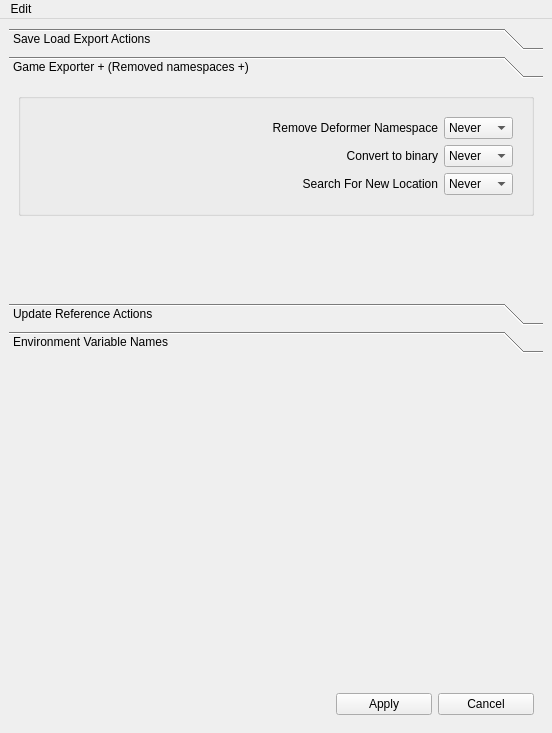
<?xml version="1.0" encoding="UTF-8"?>
<ui version="4.0">
 <class>cg3dmaya_preferences</class>
 <widget class="QMainWindow" name="cg3dmaya_preferences">
  <property name="geometry">
   <rect>
    <x>0</x>
    <y>0</y>
    <width>552</width>
    <height>733</height>
   </rect>
  </property>
  <property name="windowTitle">
   <string>3Dcg Maya Preferences</string>
  </property>
  <widget class="QWidget" name="centralwidget">
   <layout class="QVBoxLayout" name="verticalLayout">
    <item>
     <widget class="QToolBox" name="toolBox">
      <property name="currentIndex">
       <number>1</number>
      </property>
      <widget class="QWidget" name="save_loadexport_page">
       <property name="geometry">
        <rect>
         <x>0</x>
         <y>0</y>
         <width>534</width>
         <height>200</height>
        </rect>
       </property>
       <attribute name="label">
        <string>Save Load Export Actions</string>
       </attribute>
       <layout class="QVBoxLayout" name="verticalLayout_5">
        <item>
         <widget class="QGroupBox" name="groupBox">
          <layout class="QHBoxLayout" name="horizontalLayout_3">
           <item>
            <spacer name="horizontalSpacer_3">
             <property name="orientation">
              <enum>Qt::Horizontal</enum>
             </property>
             <property name="sizeHint" stdset="0">
              <size>
               <width>40</width>
               <height>20</height>
              </size>
             </property>
            </spacer>
           </item>
           <item>
            <widget class="QWidget" name="widget_3" native="true">
             <layout class="QGridLayout" name="gridLayout_3">
              <item row="0" column="0">
               <widget class="QLabel" name="switch_project_label">
                <property name="text">
                 <string>Switch Projects   </string>
                </property>
                <property name="alignment">
                 <set>Qt::AlignRight|Qt::AlignTrailing|Qt::AlignVCenter</set>
                </property>
               </widget>
              </item>
              <item row="0" column="1">
               <widget class="QComboBox" name="switch_pref">
                <item>
                 <property name="text">
                  <string>Never</string>
                 </property>
                </item>
                <item>
                 <property name="text">
                  <string>Always</string>
                 </property>
                </item>
                <item>
                 <property name="text">
                  <string>Ask</string>
                 </property>
                </item>
               </widget>
              </item>
              <item row="1" column="0">
               <widget class="QLabel" name="label_2">
                <property name="text">
                 <string>Remove FBX Namespaces   </string>
                </property>
                <property name="alignment">
                 <set>Qt::AlignRight|Qt::AlignTrailing|Qt::AlignVCenter</set>
                </property>
               </widget>
              </item>
              <item row="1" column="1">
               <widget class="QComboBox" name="fbx_namespace_pref">
                <item>
                 <property name="text">
                  <string>Never</string>
                 </property>
                </item>
                <item>
                 <property name="text">
                  <string>Always</string>
                 </property>
                </item>
                <item>
                 <property name="text">
                  <string>Ask</string>
                 </property>
                </item>
               </widget>
              </item>
             </layout>
            </widget>
           </item>
          </layout>
         </widget>
        </item>
        <item>
         <spacer name="verticalSpacer_2">
          <property name="orientation">
           <enum>Qt::Vertical</enum>
          </property>
          <property name="sizeHint" stdset="0">
           <size>
            <width>20</width>
            <height>40</height>
           </size>
          </property>
         </spacer>
        </item>
       </layout>
      </widget>
      <widget class="QWidget" name="game_exporter_page">
       <attribute name="label">
        <string>Game Exporter + (Removed namespaces +)</string>
       </attribute>
       <layout class="QVBoxLayout" name="verticalLayout_6">
        <item>
         <widget class="QGroupBox" name="groupBox_3">
          <layout class="QHBoxLayout" name="horizontalLayout_2">
           <item>
            <widget class="QWidget" name="widget_2" native="true">
             <layout class="QGridLayout" name="gridLayout_4">
              <item row="1" column="1">
               <widget class="QLabel" name="ge_fbx_deformer_label">
                <property name="text">
                 <string>Remove Deformer Namespace</string>
                </property>
                <property name="alignment">
                 <set>Qt::AlignRight|Qt::AlignTrailing|Qt::AlignVCenter</set>
                </property>
               </widget>
              </item>
              <item row="2" column="1">
               <widget class="QLabel" name="ge_fbx_binary_label">
                <property name="text">
                 <string>Convert to binary</string>
                </property>
                <property name="alignment">
                 <set>Qt::AlignRight|Qt::AlignTrailing|Qt::AlignVCenter</set>
                </property>
               </widget>
              </item>
              <item row="1" column="0">
               <spacer name="horizontalSpacer_2">
                <property name="orientation">
                 <enum>Qt::Horizontal</enum>
                </property>
                <property name="sizeHint" stdset="0">
                 <size>
                  <width>40</width>
                  <height>20</height>
                 </size>
                </property>
               </spacer>
              </item>
              <item row="2" column="2">
               <widget class="QComboBox" name="ge_fbx_binary_choice">
                <item>
                 <property name="text">
                  <string>Never</string>
                 </property>
                </item>
                <item>
                 <property name="text">
                  <string>Always</string>
                 </property>
                </item>
                <item>
                 <property name="text">
                  <string>Ask</string>
                 </property>
                </item>
               </widget>
              </item>
              <item row="1" column="2">
               <widget class="QComboBox" name="ge_fbx_deformer_choice">
                <item>
                 <property name="text">
                  <string>Never</string>
                 </property>
                </item>
                <item>
                 <property name="text">
                  <string>Always</string>
                 </property>
                </item>
                <item>
                 <property name="text">
                  <string>Ask</string>
                 </property>
                </item>
               </widget>
              </item>
              <item row="3" column="1">
               <widget class="QLabel" name="ge_update_location_label">
                <property name="enabled">
                 <bool>true</bool>
                </property>
                <property name="text">
                 <string>Search For New Location</string>
                </property>
                <property name="alignment">
                 <set>Qt::AlignRight|Qt::AlignTrailing|Qt::AlignVCenter</set>
                </property>
               </widget>
              </item>
              <item row="3" column="2">
               <widget class="QComboBox" name="ge_update_location_choice">
                <item>
                 <property name="text">
                  <string>Never</string>
                 </property>
                </item>
                <item>
                 <property name="text">
                  <string>Always</string>
                 </property>
                </item>
                <item>
                 <property name="text">
                  <string>Ask</string>
                 </property>
                </item>
               </widget>
              </item>
             </layout>
            </widget>
           </item>
          </layout>
         </widget>
        </item>
        <item>
         <spacer name="verticalSpacer_3">
          <property name="orientation">
           <enum>Qt::Vertical</enum>
          </property>
          <property name="sizeHint" stdset="0">
           <size>
            <width>20</width>
            <height>40</height>
           </size>
          </property>
         </spacer>
        </item>
       </layout>
      </widget>
      <widget class="QWidget" name="update_references_page">
       <property name="geometry">
        <rect>
         <x>0</x>
         <y>0</y>
         <width>534</width>
         <height>239</height>
        </rect>
       </property>
       <attribute name="label">
        <string>Update Reference Actions</string>
       </attribute>
       <layout class="QVBoxLayout" name="verticalLayout_7">
        <item>
         <widget class="QGroupBox" name="groupBox_2">
          <layout class="QVBoxLayout" name="verticalLayout_2">
           <item>
            <widget class="QLabel" name="label">
             <property name="text">
              <string>Regular Expression</string>
             </property>
            </widget>
           </item>
           <item>
            <widget class="QTextEdit" name="reference_regex">
             <property name="sizePolicy">
              <sizepolicy hsizetype="Expanding" vsizetype="Expanding">
               <horstretch>0</horstretch>
               <verstretch>0</verstretch>
              </sizepolicy>
             </property>
             <property name="minimumSize">
              <size>
               <width>0</width>
               <height>32</height>
              </size>
             </property>
             <property name="maximumSize">
              <size>
               <width>16777215</width>
               <height>18</height>
              </size>
             </property>
             <property name="inputMethodHints">
              <set>Qt::ImhNone</set>
             </property>
             <property name="verticalScrollBarPolicy">
              <enum>Qt::ScrollBarAlwaysOff</enum>
             </property>
            </widget>
           </item>
           <item>
            <widget class="QWidget" name="widget_5" native="true">
             <layout class="QHBoxLayout" name="horizontalLayout_5">
              <item>
               <spacer name="horizontalSpacer_4">
                <property name="orientation">
                 <enum>Qt::Horizontal</enum>
                </property>
                <property name="sizeHint" stdset="0">
                 <size>
                  <width>40</width>
                  <height>20</height>
                 </size>
                </property>
               </spacer>
              </item>
              <item>
               <widget class="QWidget" name="widget_4" native="true">
                <layout class="QGridLayout" name="gridLayout">
                 <item row="0" column="0">
                  <widget class="QLabel" name="ref_major_update">
                   <property name="text">
                    <string>Major  </string>
                   </property>
                   <property name="alignment">
                    <set>Qt::AlignRight|Qt::AlignTrailing|Qt::AlignVCenter</set>
                   </property>
                  </widget>
                 </item>
                 <item row="0" column="1">
                  <widget class="QComboBox" name="ref_update_major">
                   <item>
                    <property name="text">
                     <string>Never</string>
                    </property>
                   </item>
                   <item>
                    <property name="text">
                     <string>Always</string>
                    </property>
                   </item>
                   <item>
                    <property name="text">
                     <string>Ask</string>
                    </property>
                   </item>
                  </widget>
                 </item>
                 <item row="1" column="0">
                  <widget class="QLabel" name="ref_minor_update">
                   <property name="text">
                    <string>Minor  </string>
                   </property>
                   <property name="alignment">
                    <set>Qt::AlignRight|Qt::AlignTrailing|Qt::AlignVCenter</set>
                   </property>
                  </widget>
                 </item>
                 <item row="1" column="1">
                  <widget class="QComboBox" name="ref_update_minor">
                   <item>
                    <property name="text">
                     <string>Never</string>
                    </property>
                   </item>
                   <item>
                    <property name="text">
                     <string>Always</string>
                    </property>
                   </item>
                   <item>
                    <property name="text">
                     <string>Ask</string>
                    </property>
                   </item>
                  </widget>
                 </item>
                 <item row="2" column="0">
                  <widget class="QLabel" name="ref_patch_update">
                   <property name="text">
                    <string>Patch  </string>
                   </property>
                   <property name="alignment">
                    <set>Qt::AlignRight|Qt::AlignTrailing|Qt::AlignVCenter</set>
                   </property>
                  </widget>
                 </item>
                 <item row="2" column="1">
                  <widget class="QComboBox" name="ref_update_patch">
                   <item>
                    <property name="text">
                     <string>Never</string>
                    </property>
                   </item>
                   <item>
                    <property name="text">
                     <string>Always</string>
                    </property>
                   </item>
                   <item>
                    <property name="text">
                     <string>Ask</string>
                    </property>
                   </item>
                  </widget>
                 </item>
                </layout>
               </widget>
              </item>
             </layout>
            </widget>
           </item>
           <item>
            <spacer name="verticalSpacer_4">
             <property name="orientation">
              <enum>Qt::Vertical</enum>
             </property>
             <property name="sizeHint" stdset="0">
              <size>
               <width>20</width>
               <height>40</height>
              </size>
             </property>
            </spacer>
           </item>
          </layout>
         </widget>
        </item>
       </layout>
      </widget>
      <widget class="QWidget" name="Environment_variable_page">
       <attribute name="label">
        <string>Environment Variable Names</string>
       </attribute>
       <layout class="QVBoxLayout" name="verticalLayout_4">
        <item>
         <widget class="QTextEdit" name="ev_name_values"/>
        </item>
       </layout>
      </widget>
     </widget>
    </item>
    <item>
     <spacer name="verticalSpacer">
      <property name="orientation">
       <enum>Qt::Vertical</enum>
      </property>
      <property name="sizeHint" stdset="0">
       <size>
        <width>20</width>
        <height>40</height>
       </size>
      </property>
     </spacer>
    </item>
    <item>
     <widget class="QWidget" name="widget" native="true">
      <layout class="QHBoxLayout" name="horizontalLayout">
       <item>
        <spacer name="horizontalSpacer">
         <property name="orientation">
          <enum>Qt::Horizontal</enum>
         </property>
         <property name="sizeHint" stdset="0">
          <size>
           <width>40</width>
           <height>20</height>
          </size>
         </property>
        </spacer>
       </item>
       <item>
        <widget class="QPushButton" name="apply">
         <property name="minimumSize">
          <size>
           <width>96</width>
           <height>0</height>
          </size>
         </property>
         <property name="maximumSize">
          <size>
           <width>96</width>
           <height>16777215</height>
          </size>
         </property>
         <property name="text">
          <string>Apply</string>
         </property>
        </widget>
       </item>
       <item>
        <widget class="QPushButton" name="cancel">
         <property name="minimumSize">
          <size>
           <width>96</width>
           <height>0</height>
          </size>
         </property>
         <property name="maximumSize">
          <size>
           <width>96</width>
           <height>16777215</height>
          </size>
         </property>
         <property name="text">
          <string>Cancel</string>
         </property>
        </widget>
       </item>
      </layout>
     </widget>
    </item>
   </layout>
  </widget>
  <widget class="QMenuBar" name="menubar">
   <property name="geometry">
    <rect>
     <x>0</x>
     <y>0</y>
     <width>552</width>
     <height>22</height>
    </rect>
   </property>
   <widget class="QMenu" name="menuEdit">
    <property name="title">
     <string>Edit</string>
    </property>
    <addaction name="restore"/>
   </widget>
   <addaction name="menuEdit"/>
  </widget>
  <action name="restore">
   <property name="text">
    <string>Restore Default Settings</string>
   </property>
  </action>
 </widget>
 <resources/>
 <connections/>
</ui>
